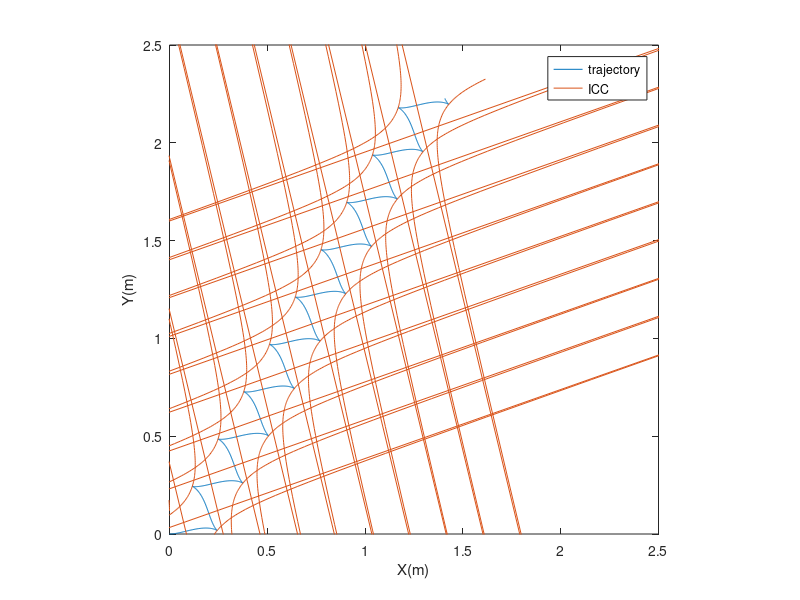

Write MATLAB code to recreate this figure.
clear; close all;

%Parameters
Rl = 10e-2; % 10cm
Rr = 10e-2; % 10cm
B = 20e-2; % 20cm

%Time
dt = 0.01; % sample time
l = 20/dt; % sample number

%Create a matrix
x = zeros(l,3); % location [x, y, theta]
x_dot = zeros(l,3); % velocity [x', y', theta']
ICC = inf(l,2); % instantaneous center of curvature [x, y]

%simulator
for k=2:l
    t = k*dt;
    Wl = 5*sin(3*t);
    Wr = 4*sin(3*t+1);
    Vl = Wl*Rl;
    Vr = Wr*Rr;
    R = B/2*(Vr+Vl)/(Vr-Vl);
    w = (Vr-Vl)/B;
    v = (Vr+Vl)/2;
    ICC(k,:) = [x(k-1,1)-R*sin(x(k-1,3)), x(k-1,2)+R*cos(x(k-1,3))];
    x_dot(k,:) = [v*cos(x(k-1,3)), v*sin(x(k-1,3)), w];
    x(k,:) = x(k-1,:) + x_dot(k,:)*dt;
    h1.XData = x(1:k,1);
    h1.YData = x(1:k,2);
    h2.XData = ICC(1:k,1);
    h2.YData = ICC(1:k,2);
    drawnow limitrate;
end

%plot
figure;
h1 = plot(x(:,1),x(:,2));
hold on;
h2 = plot(ICC(:,1),ICC(:,2));
axis equal;
axis([0 2.5 0 2.5]);
xlabel('X(m)'); ylabel('Y(m)');
legend('trajectory','ICC');